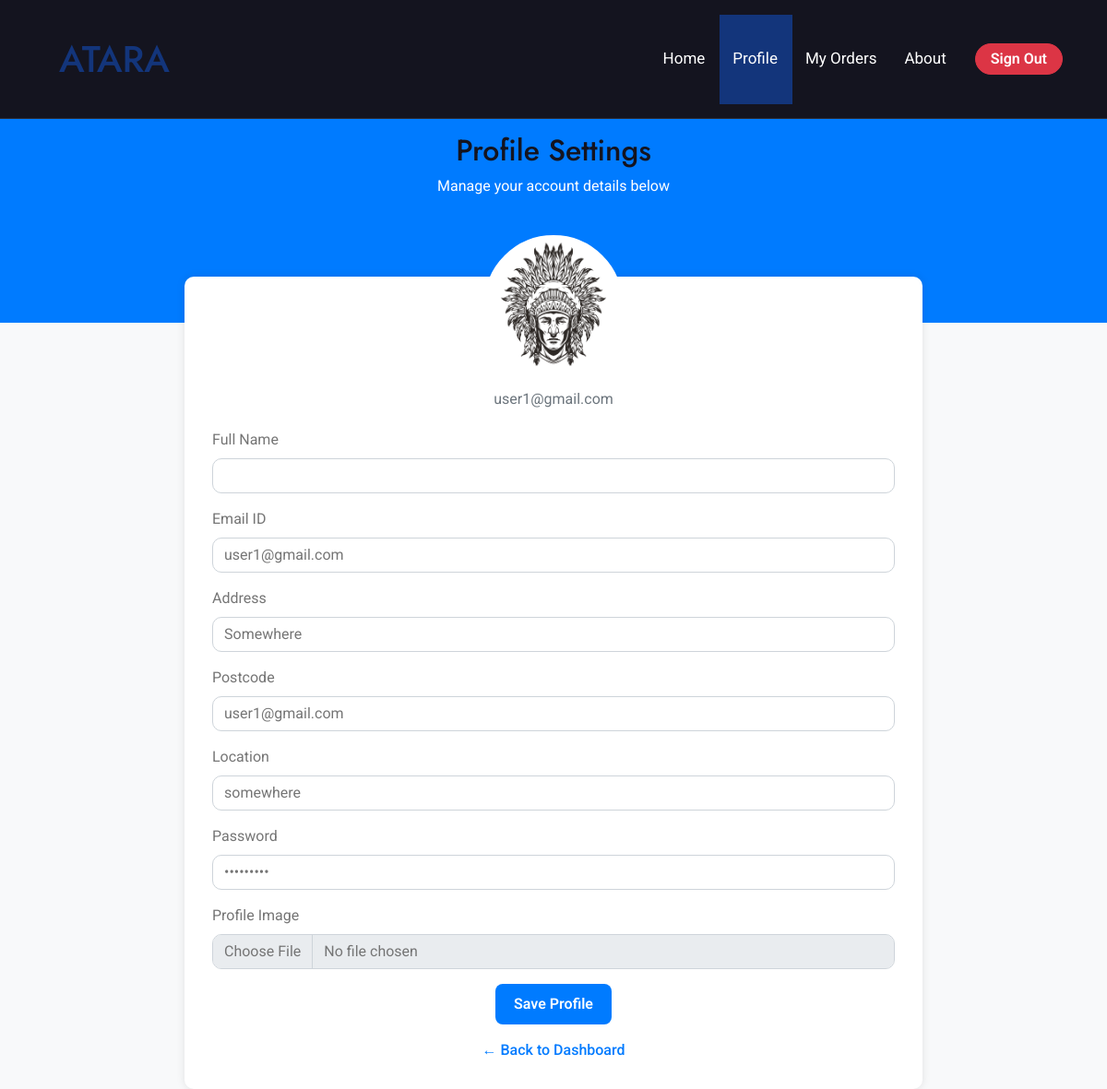
Page /user/user/uprofile/ (signed in) on the committed database.
### user/models.py (models this page shows, shortened)
class com_TB(models.Model):
    Image = models.ImageField(upload_to='profile_images/', null=True, blank=True)
    FullName = models.CharField(max_length=255)
    Email = models.EmailField()
    Password = models.CharField(max_length=255)
    Location = models.CharField(max_length=255)
    Address = models.CharField(max_length=255)
    PinAddress = models.CharField(max_length=10)

### user/views.py (the view, shortened to what this page needs)
# urls.py: path('user/uprofile/', views.user_profile, name='uprofile'),
def user_profile(request):
    try:
        re = com_TB.objects.get(id=request.session['id'])
    except ObjectDoesNotExist:
        return redirect('some_error_page')  # Redirect to an error page if no profile is found
    return render(request, "user/uprofile.html", {'update': re})

### templates/user/uprofile.html (shortened to what this page needs)
<!DOCTYPE html>
{% load static %}
<html lang="en">
<head>
    <link href="https://cdn.jsdelivr.net/npm/bootstrap@5.3.0/dist/css/bootstrap.min.css" rel="stylesheet">
    <link href="https://cdn.jsdelivr.net/npm/boxicons@2.0.7/css/boxicons.min.css" rel="stylesheet">
    <link href="{% static 'css/bootstrap.min.css' %}" rel="stylesheet">
    <link href="{% static 'css/style.css' %}" rel="stylesheet">
</head>
<body>
    <nav class="navbar navbar-expand-lg navbar-light bg-dark px-4 px-lg-5 py-3">
        <a href="#" class="navbar-brand">
            <h1 class="m-0 text-primary">ATARA</h1>
        </a>
        <div class="collapse navbar-collapse" id="navbarCollapse">
            <div class="navbar-nav ms-auto">
                <a href="{% url 'uhome' %}" class="nav-item nav-link">Home</a>
                <a href="{% url 'uprofile' %}" class="nav-item nav-link active">Profile</a>
                <a href="{% url 'uorder' %}" class="nav-item nav-link">My Orders</a>
                <a href="{% url 'uabout' %}" class="nav-item nav-link">About</a>
            </div>
            <a href="#" id="signOutBtn" class="btn btn-danger rounded-pill ms-3 px-3 py-1">
                Sign Out
            </a>
        </div>
    </nav>
    <div class="hero-header">
        <br>
        <h2>Profile Settings</h2>
        <p>Manage your account details below</p>
    </div>
    <div class="container">
        <div class="profile-header">
            <img src="{{ update.Image.url }}" alt="Profile Image">
            <p class="text-muted">{{ update.Email }}</p>
        </div>
        <form method="POST" enctype="multipart/form-data">
            <div class="mb-3">
                <label class="form-label">Full Name</label>
                <input type="text" class="form-control" name="fullname" value="{{ update.UserName }}" required>
            </div>
            <div class="mb-3">
                <label class="form-label">Email ID</label>
                <input type="email" class="form-control" name="Email" value="{{ update.Email }}" required>
            </div>
            <div class="mb-3">
                <label class="form-label">Address</label>
                <input type="text" class="form-control" name="address" value="{{ update.Address }}">
            </div>
            <div class="mb-3">
                <label class="form-label">Postcode</label>
                <input type="text" class="form-control" name="pinaddress" value="{{ update.PinAddress }}">
            </div>
            <div class="mb-3">
                <label class="form-label">Location</label>
                <input type="text" class="form-control" name="location" value="{{ update.Location }}">
            </div>
            <div class="mb-3">
                <label class="form-label">Password</label>
                <input type="password" class="form-control" name="Password" value="{{ update.Password }}">
            </div>
            <div class="mb-3">
                <label for="img" class="form-label">Profile Image</label>
                <input type="file" class="form-control" name="img" id="img">
            </div>
            <div class="text-center">
                <button type="submit" class="btn btn-primary profile-button">Save Profile</button>
            </div>
        </form>
        <div class="mt-3 text-center">
            <a href="uhome" class="back-button">&larr; Back to Dashboard</a>
        </div>
    </div>
</body>
</html>

### static/css/style.css (style rules this page uses)
.btn { font-weight: 600; transition: .5s; }
.btn.btn-primary { box-shadow: inset 0 0 0 0 var(--bs-primary); }
.navbar-light .navbar-nav .nav-link { font-family: 'Roboto', sans-serif; position: relative; padding: 35px 15px; color: var(--bs-white) !important; font-size: 17px; font-weight: 400; outline: none; transition: .5s; }
.navbar-light .navbar-nav .nav-link:hover, .navbar-light .navbar-nav .nav-link.active { color: var(--bs-white) !important; }
.navbar-light .navbar-brand h1 { color: var(--bs-white); }
@media (min-width: 992px) { .navbar-light { position: absolute; width: 100%; top: 0; left: 0; border-bottom: 1px solid rgba(255, 255, 255, .1); z-index: 999; } }
@media (min-width: 992px) { .navbar-light .navbar-nav .nav-link::before { position: absolute; content: ""; width: 100%; height: 0; bottom: -1px; left: 0; background: var(--bs-primary); transition: .5s; z-index: -1; } }
@media (min-width: 992px) { .navbar-light .navbar-nav .nav-link:hover::before, .navbar-light .navbar-nav .nav-link.active::before { height: calc(100% + 1px); left: 1px; } }

### templates/user/uprofile.html (style rules this page uses)
body { background: #f8f9fa; }
.navbar-nav .nav-link, .dropdown .dropdown-toggle { transition: all 0.3s ease-in-out; }
.hero-header { background: #007bff; color: white; padding: 120px 0; text-align: center; position: relative; }
.container { max-width: 800px; background: white; border-radius: 10px; padding: 30px; box-shadow: 0px 0px 10px rgba(0, 0, 0, 0.1); margin-top: -50px; position: relative; z-index: 2; }
.profile-header { text-align: center; margin-bottom: 20px; }
.profile-header img { width: 150px; height: 150px; border-radius: 50%; object-fit: cover; border: 5px solid white; background: white; margin-top: -75px; position: relative; z-index: 3; }
.profile-button { background: #007bff; border: none; border-radius: 8px; padding: 10px 20px; font-size: 16px; transition: 0.3s; }
.back-button { text-decoration: none; color: #007bff; font-weight: 500; transition: 0.3s; }

### rows in the picture
com_TB: Image (picture), Email "user1@gmail.com", address "Somewhere", pinaddress "user1@gmail.com", location "somewhere"
